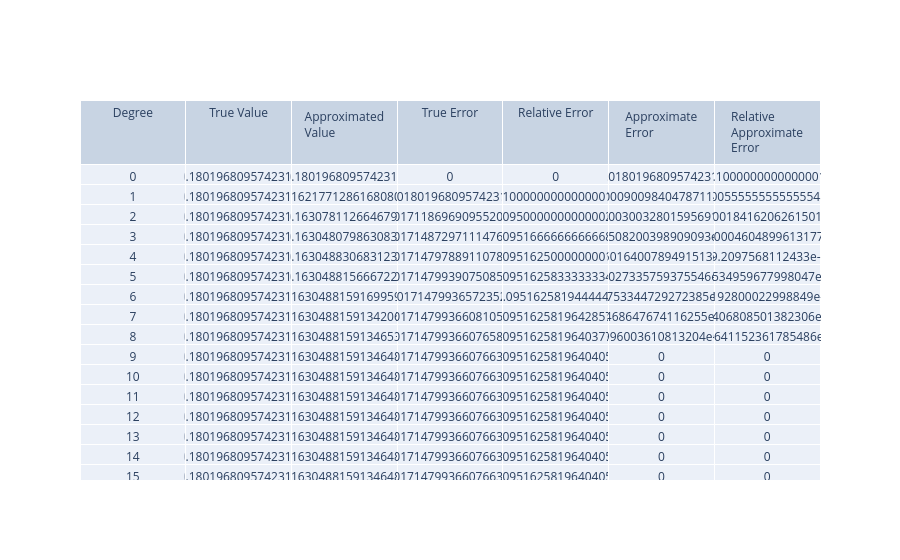

The notebook cell this image was saved under:
### Code cell
import plotly.graph_objects as go

Taylor_Table = go.Figure(data=[go.Table(
                header=dict(values=['Degree', 'True Value', 'Approximated Value','True Error','Relative Error','Approximate Error','Relative Approximate Error']),
                 cells=dict(values = [degree, True_Values, Approx_Values, True_Errors, Relative_Errors, Approx_Errors, Relative_Approx_Errors]))
                     ])
Taylor_Table.show()

### Figure 1 — Plotly figure (JSON) as saved in the notebook; plotly's stock layout.template omitted (floating-point values rounded to 4 significant figures; data arrays with more than 128 entries replaced by an {"elided": "..."} marker saying what was removed)
{"data": [{"cells": {"values": {"elided": "7 rows, 143 float values in total"}}, "header": {"values": ["Degree", "True Value", "Approximated Value", "True Error", "Relative Error", "Approximate Error", "Relative Approximate Error"]}, "type": "table"}], "layout": {}}
